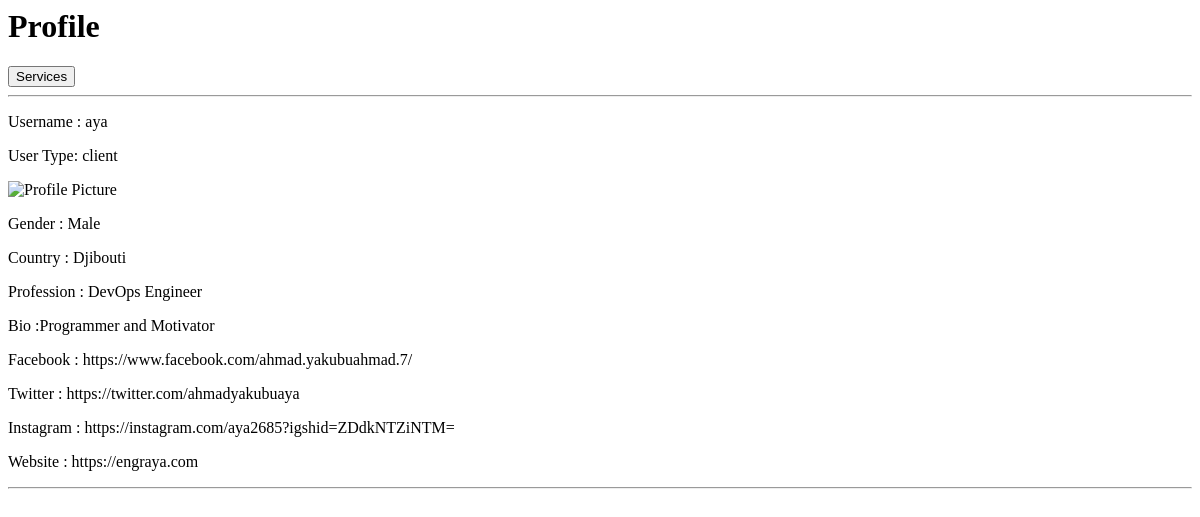
The app's page /profile/aya (signed in), older data.
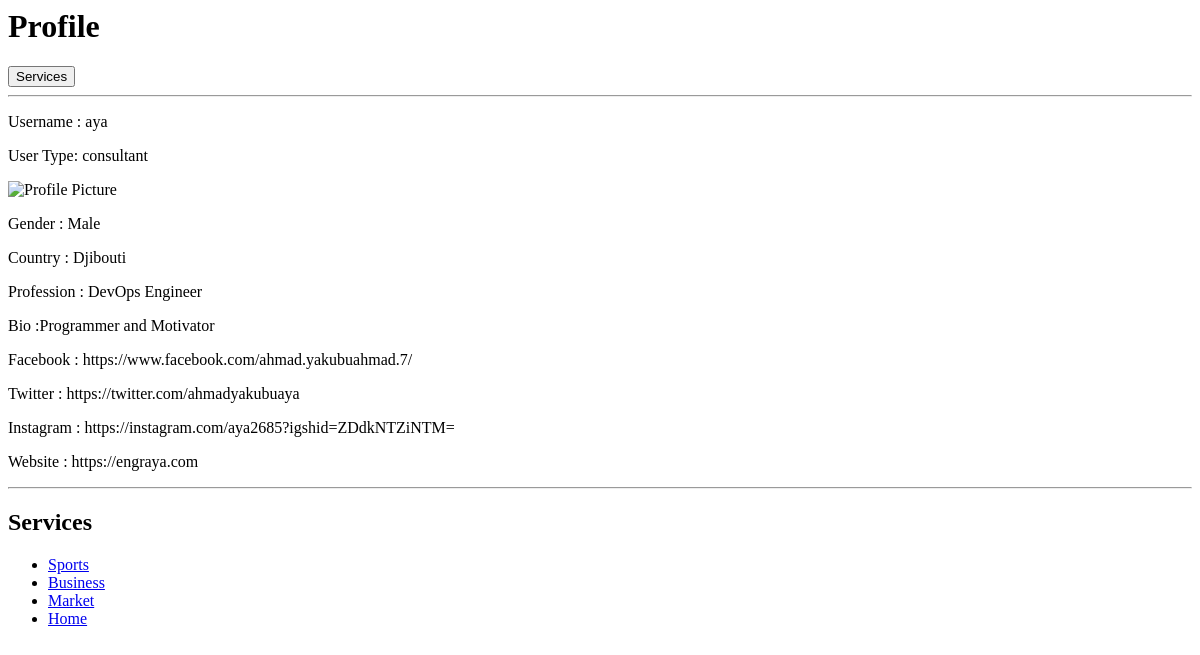
The same page, newer data.
### baseapp/models.py (models this page shows, shortened)
class Profile(models.Model):
    USER_TYPE_CHOICES = (
        ('client', 'Client'),
        ('consultant', 'Consultant')
    )
    GENDER_CHOICES = (
        ("Male", "Male"),
        ("Female", "Female")
    )
    user = models.OneToOneField(User, on_delete=models.CASCADE)
    gender = models.CharField(max_length=12, null=True, blank=True, choices=GENDER_CHOICES)
    country = CountryField(blank_label="Select Country")
    profession = models.CharField(max_length=100, null=True, blank=True)
    biography = models.TextField(null=True, blank=True)
    profilePicture = models.ImageField(upload_to='profilePics/', blank=True, null=True)
    userType = models.CharField(max_length=20, choices=USER_TYPE_CHOICES)
    specialization = models.CharField(max_length=100, null=True, blank=True)
    facebook = models.URLField(max_length=200, null=True, blank=True)
    twitter = models.URLField(max_length=200, null=True, blank=True)
    instagram = models.URLField(max_length=200, null=True, blank=True)
    website = models.URLField(max_length=200, null=True, blank=True)

class ConsultancyService(models.Model):
    title = models.CharField(max_length=200)
    serviceDescripton = models.TextField()
    serviceRate = models.DecimalField(max_digits=10, decimal_places=2)
    consultant = models.ForeignKey(User, on_delete=models.CASCADE)
    availability = models.CharField(max_length=100)
    serviceCaption = models.ImageField(upload_to='services/', blank=True, null=True)

### baseapp/views.py (the view)
# urls.py: path('profile/<str:username>', views.profile, name="profile"),
def profile(request, username):
    profile = get_object_or_404(Profile, user__username=username)
    context = {'profile' : profile}
    return render(request, 'baseapp/userProfile.html', context)

### baseapp/templates/baseapp/userProfile.html
<h1>Profile</h1>
<a href="{% url 'consultant_sevices' user.username %}"><button class="btn btn-info">Services</button></a>
<hr>
<p>Username : {{ profile.user.username }}</p>
<p>User Type: {{ profile.userType }}</p>
<img src="{{ profile.profile_picture.url }}" alt="Profile Picture">
<p>Gender : {{ profile.gender }}</p>
<p>Country : {{ profile.country.name }}</p>
<p>Profession : {{ profile.profession }}</p>
<p>Bio :{{ profile.biography }}</p>
<p>Facebook : {{ profile.facebook }}</p>
<p>Twitter : {{ profile.twitter }}</p>
<p>Instagram : {{ profile.instagram }}</p>
<p>Website : {{ profile.website }}</p>
<hr>
{% if profile.userType == 'consultant' %}
    <h2>Services</h2>
    <ul>
        {% for service in request.user.consultancyservice_set.all %}
        <li><a href="{% url 'service_detail' service.id %}">{{ service.title }}</a></li>
        {% endfor %}
    </ul>
{% endif %}

Row changes from the older to the newer data that the page shows:
changed Profile "Male": userType "client" → "consultant"
now on this page (row unchanged): ConsultancyService: title "Sports"
now on this page (row unchanged): ConsultancyService: title "Business"
now on this page (row unchanged): ConsultancyService: title "Market"
now on this page (row unchanged): ConsultancyService: title "Home"
Text that changed along with them:
text now shown: "Services"
